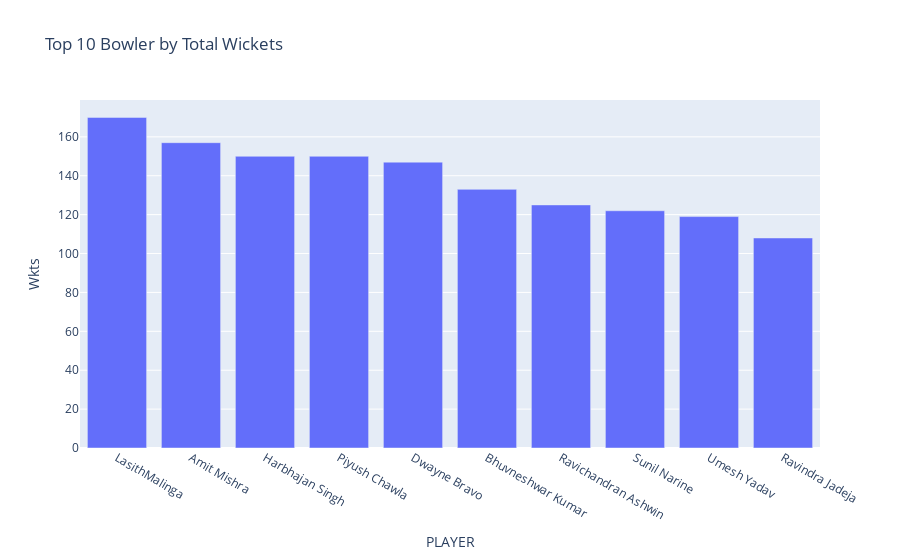

Source (notebook cell):
### Markdown cell above
#### Top 10 Bowler by Total Wickets

### Code cell
if 'PLAYER' in df.columns and 'Wkts' in df.columns:
    top_runs = df.sort_values('Wkts', ascending=False).head(10)
    fig = px.bar(top_runs, x='PLAYER', y='Wkts', title='Top 10 Bowler by Total Wickets')
    fig.show()

### Figure 1 — Plotly figure (JSON) as saved in the notebook; plotly's stock layout.template omitted (floating-point values rounded to 4 significant figures)
{"data": [{"hovertemplate": "PLAYER=%{x}<br>Wkts=%{y}<extra></extra>", "legendgroup": "", "marker": {"color": "#636efa", "pattern": {"shape": ""}}, "name": "", "orientation": "v", "showlegend": false, "textposition": "auto", "type": "bar", "x": ["LasithMalinga", "Amit Mishra", "Harbhajan Singh", "Piyush Chawla", "Dwayne Bravo", "Bhuvneshwar Kumar", "Ravichandran Ashwin", "Sunil Narine", "Umesh Yadav", "Ravindra Jadeja"], "xaxis": "x", "y": [170, 157, 150, 150, 147, 133, 125, 122, 119, 108], "yaxis": "y"}], "layout": {"barmode": "relative", "legend": {"tracegroupgap": 0}, "title": {"text": "Top 10 Bowler by Total Wickets"}, "xaxis": {"anchor": "y", "domain": [0, 1], "title": {"text": "PLAYER"}}, "yaxis": {"anchor": "x", "domain": [0, 1], "title": {"text": "Wkts"}}}}
